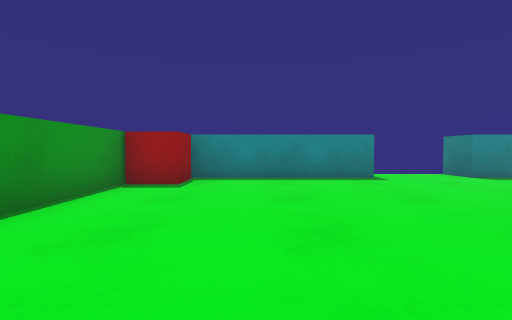
view 1 (above)

15 first-person views from a walk through a scene from a Unity 3-D project. The camera is 0.64 m above the floor, tilts 2° down and sees 85° across. The floor is counted in squares, 1 m on a side. Each view is taken from the middle of a square. On the plan, view 1 faces up. The plan holds only what a view shows up to about 9 squares ahead; the rest is blank. The player is left out. Surface patterns are stand-ins for the level's own textures.

view 2
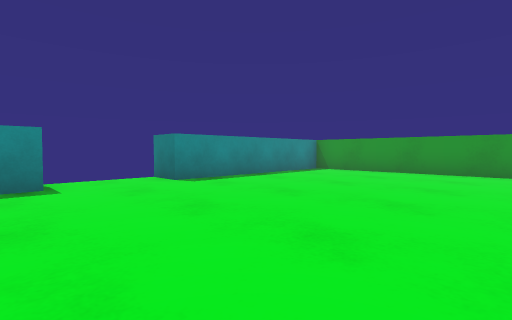

view 3
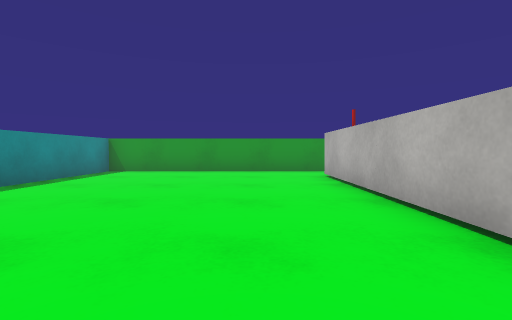

view 4
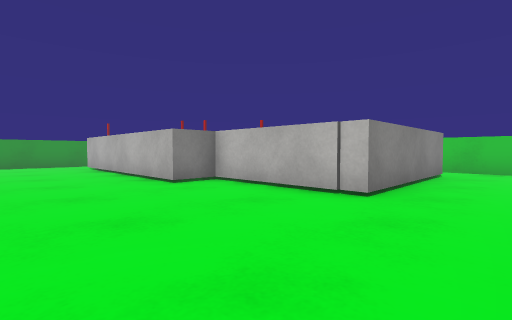

view 5
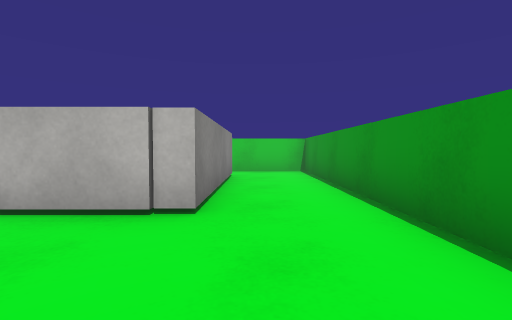

view 6
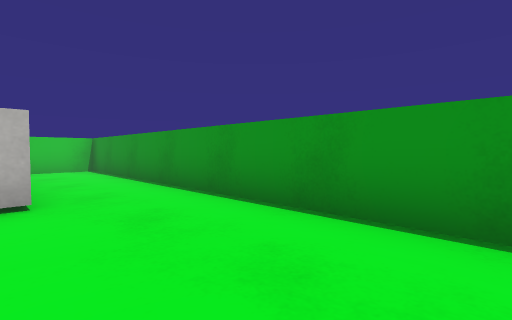

view 7
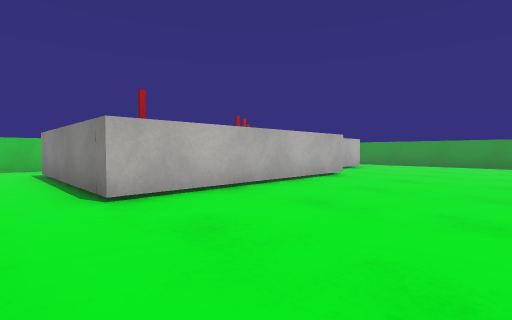

view 8
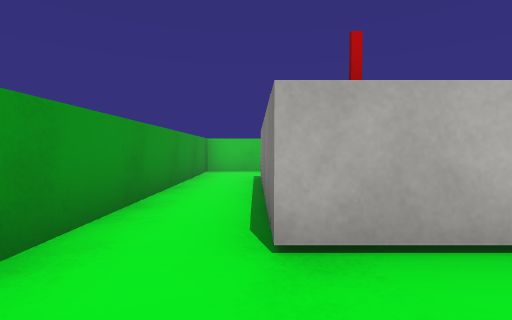

view 9
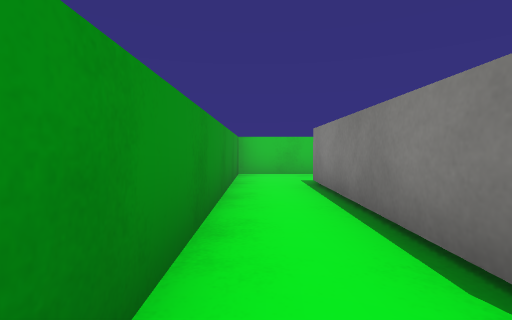

view 10
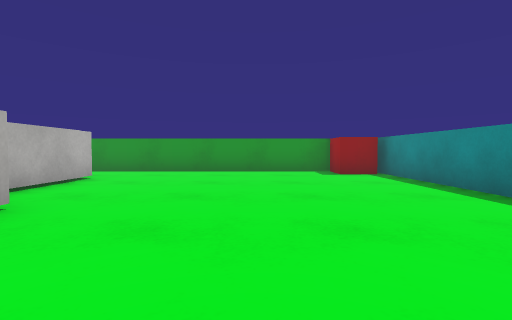

view 11
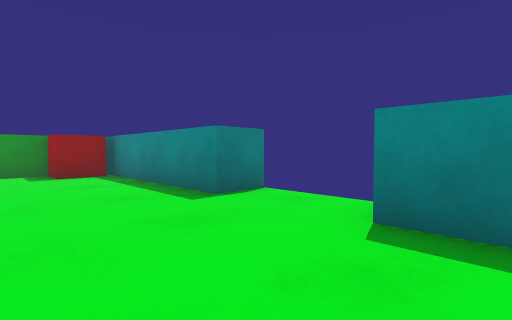

view 12
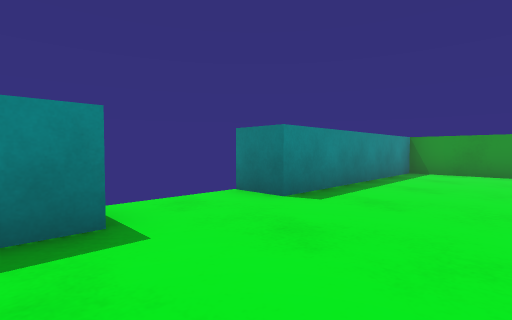

view 13
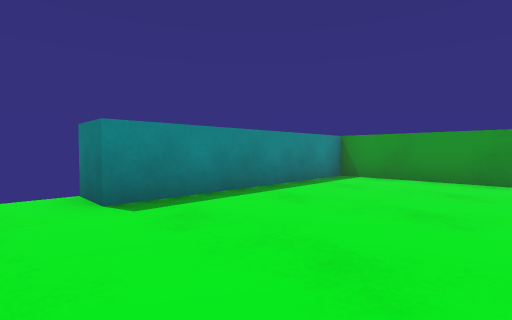

view 14
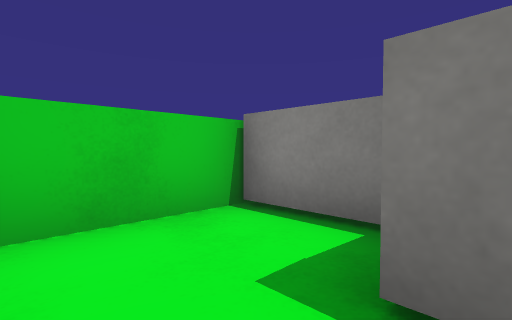

view 15
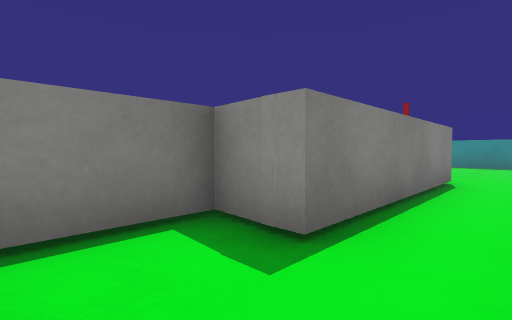

### Floor plan
Points are (right, up) in squares from view 1. A wall is a line through its corners. A room is listed if a view was taken in it or the views show most of it. See-through windows are left out.
Room 1 (views 1, 2, 3, 4, 5, 6, 7, 8, 9, 10, 11, 12, 13, 14)
walls: (3, -0.1) (3, 0.3) (8.9, 0.3) (8.9, -4.4); (2.7, 7.5) (2.7, 6.5) (-2.2, 6.5); (-2.5, 5.4) (-2.5, -6.5) (0, -6.5); (-0.4, -5.1) (-0.4, -0.7) (3, -0.7); (10.5, -4.5) (10.5, 6.5) (5, 6.5) (5, 7.5)
ways out: opening at (10, -4) to room 2
objects: red cube (-2, 5) to (-2, 6)
Room 2 (view 15)
walls: (8.9, -4.4) (8.4, -4.4); (7.8, -4.2) (7.8, -6.5) (10.5, -6.5) (10.5, -4.5)
ways out: opening at (10, -4) to room 1

Positions as (right, up) in squares from view 1, and headings:
1: (0, 0), facing up
2: (2, 1), facing up-right
3: (2, 2), facing right
4: (-2, 3), facing down-right
5: (-1, 2), facing down
6: (0, 3), facing down-left
7: (10, 4), facing down-left
8: (9, 2), facing down
9: (10, 1), facing down
10: (6, 3), facing left
11: (6, 4), facing up-left
12: (2, 4), facing up-right
13: (4, 3), facing up-right
14: (10, -4), facing down-left
15: (10, -6), facing up-left
